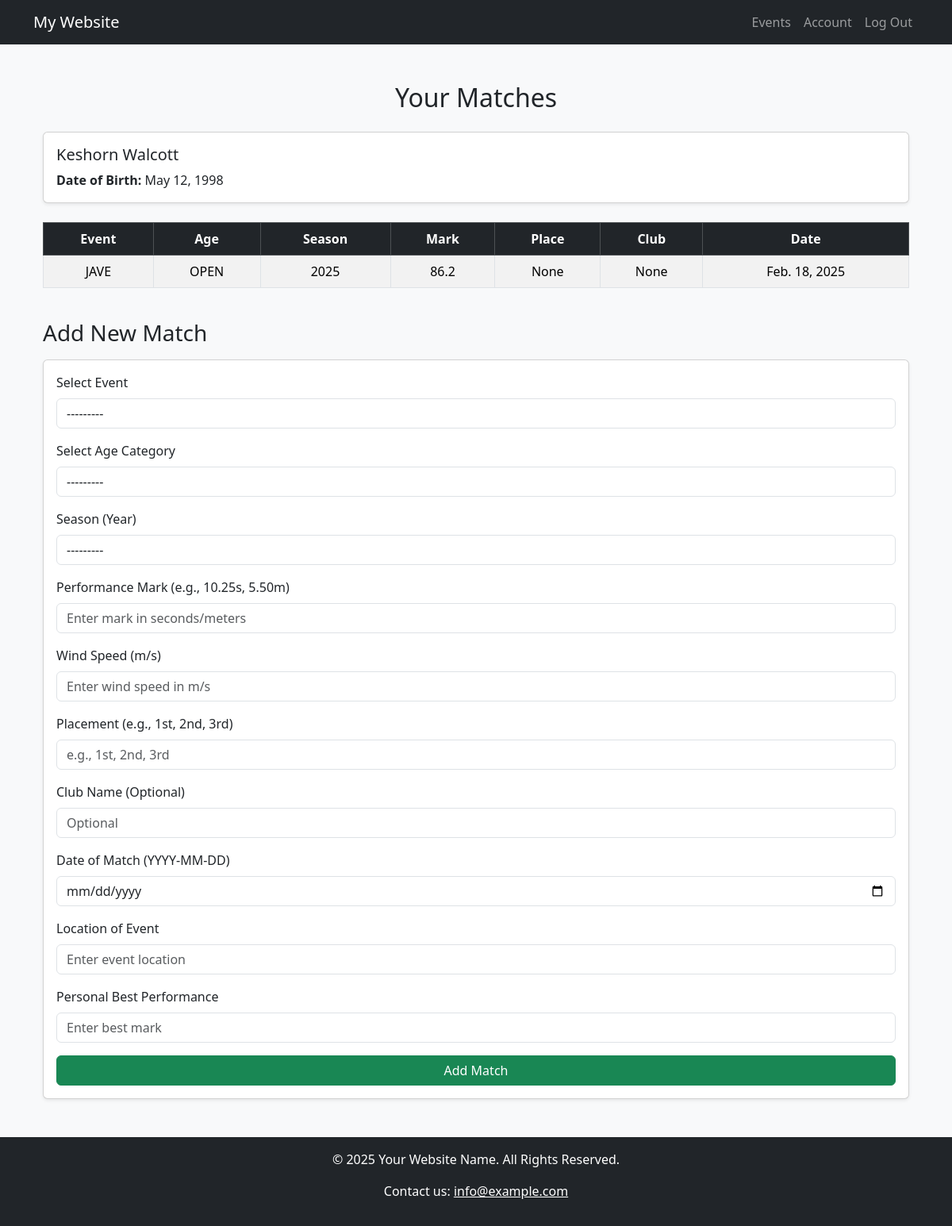
/athlete/matches/ (signed in), run on the app's committed database.
### webApp/models.py (models this page shows, shortened)
class AthleteProfile(models.Model):
    GENDER = [
        ("MALE", "Male"),
        ("FEMALE", "Female")
    ]
    user = models.OneToOneField(User, on_delete=models.CASCADE, primary_key=True)
    name = models.CharField(max_length=50, null=False, blank=False)
    gender = models.CharField(max_length=6, choices=GENDER)
    weight = models.DecimalField(max_digits=6, decimal_places=2)
    height = models.DecimalField(max_digits=4, decimal_places=2)
    dob = models.DateField()
    biography = models.CharField(max_length=1000, blank=True, null=True)
    smLinks = models.URLField(max_length=500, blank=True, null=True)

class Match(models.Model):
    AGES = [
        ("OPEN", "Open"),
        ("U-23", "Under-23"),
        ("U-20", "Under-20"),
        ("U-18", "Under-18"),
        ("U-17", "Under-17"),
        ("U-15", "Under-15"),
        ("U-13", "Under-13"),
        ("U-11", "Under-11"),
        ("U-09", "Under-9"),
    ]
    SEASON = [
        (2025, "2025"),
        (2024, "2024"),
        (2023, "2023"),
        (2022, "2022"),
        (2021, "2021"),
        (2020, "2020"),
        (2019, "2019"),
    ]
    EVENTS = [
        ("60M", "60 Meters"),
        ("80M", "80 Meters"),
        ("100M", "100 Meters"),
        ("200M", "200 Meters"),
        ("400M", "400 Meters"),
        ("800M", "800 Meters"),
        ("1000M", "1000 Meters"),
        ("1200M", "1200 Meters"),
        ("1500M", "1500 Meters"),
        ("3000M", "3000 Meters"),
        ("5000M", "5000 Meters"),
        ("10000M", "10000 Meters"),
        ("60H", "60 Hurdles"),
        ("100H", "100 Hurdles"),
        ("110H", "110 Hurdles"),
        ("400H", "400 Hurdles"),
        ("3000SC", "3000 SC"),
        ("4100R", "4×100 Relay"),
        ("4400R", "4×400 Relay"),
        ("HM", "Half Marathon"),
        ("M", "Marathon"),
        ("20KW", "20K Walk"),
        ("PENT", "Pentathlon"),
        ("HEPT", "Heptathlon"),
        ("OCTA", "Octathlon"),
        ("DECA", "Decathlon"),
        ("HJ", "High Jump"),
        ("LJ", "Long Jump"),
        ("TRJ", "Triple Jump"),
        ("PV", "Pole Vault"),
        ("DISCUS", "Discus"),
        ("JAVE", "Javelin"),
        ("HAM", "Hammer"),
        ("SHOT", "Shot Put"),
        ("80H", "80 Hurdles"),
        ("BT", "Ball Throw"),
    ]
    matchID = models.AutoField(primary_key=True)
    athlete = models.ForeignKey(AthleteProfile, on_delete=models.CASCADE, related_name="matches")
    event = models.CharField(max_length=20, choices=EVENTS, null=True)
    windSpeed = models.DecimalField(max_digits=3, decimal_places=1)
    place = models.CharField(max_length=200, null=True, blank=True)
    date = models.DateField(blank=False)
    location = models.CharField(max_length=200)
    mark = models.CharField(max_length=10)
    age = models.CharField(max_length=5, choices=AGES)
    club = models.CharField(max_length=200, default=None, blank=True, null=True)
    personalBest = models.DecimalField(max_digits=10, decimal_places=2, blank=True, null=True)
    season = models.IntegerField(choices=SEASON)
    gender = models.CharField(max_length=6, choices=AthleteProfile.GENDER)

### webApp/views.py (the view)
# urls.py: path('athlete/matches/', views.athlete_matches, name='athlete_matches'),
@login_required
def athlete_matches(request):
    user = request.user
    try:
        athlete = AthleteProfile.objects.get(user=user)
    except AthleteProfile.DoesNotExist:
        athlete = None
    matches = Match.objects.filter(athlete=athlete)
    if request.method == 'POST':
        form = MatchForm(request.POST)
        if form.is_valid():
            new_match = form.save(commit=False)
            new_match.athlete = athlete
            new_match.gender = athlete.gender
            new_match.save()
            return redirect('athlete_matches')
    else:
        form = MatchForm()
    return render(request, 'website/athlete_matches.html', {'matches': matches, 'form': form, 'athlete': athlete})

### webApp/templates/website/athlete_matches.html (shortened to what this page needs)
{% extends "website/layout.html" %}
{% block body %}
<div class="container my-5">
    <h2 class="text-center mb-4">Your Matches</h2>
    <div class="card mb-4 shadow-sm">
        <div class="card-body">
            <h5 class="card-title">{{ athlete.name }}</h5>
            <p class="card-text"><strong>Date of Birth:</strong> {{ athlete.dob }}</p>
        </div>
    </div>
    <div class="table-responsive">
        <table class="table table-striped table-bordered text-center">
            <thead class="table-dark">
                <tr>
                    <th>Event</th>
                    <th>Age</th>
                    <th>Season</th>
                    <th>Mark</th>
                    <th>Place</th>
                    <th>Club</th>
                    <th>Date</th>
                </tr>
            </thead>
            <tbody>
                {% for match in matches %}
                <tr>
                    <td>{{ match.event }}</td>
                    <td>{{ match.age }}</td>
                    <td>{{ match.season }}</td>
                    <td>{{ match.mark }}</td>
                    <td>{{ match.place }}</td>
                    <td>{{ match.club }}</td>
                    <td>{{ match.date }}</td>
                </tr>
                {% empty %}
                <tr>
                    <td colspan="7" class="text-muted">No matches recorded yet.</td>
                </tr>
                {% endfor %}
            </tbody>
        </table>
    </div>
    <section class="mt-4">
        <h3 class="mb-3">Add New Match</h3>
        <div class="card shadow-sm">
            <div class="card-body">
                <form method="POST">
                    {% for field in form %}
                        <div class="mb-3">
                            <label class="form-label d-block">{{ field.label }}</label>
                            {{ field }}
                        </div>
                    {% endfor %}
                    <button type="submit" class="btn btn-success w-100">Add Match</button>
                </form>
            </div>
        </div>
    </section>
</div>
{% endblock %}

### data on the page
AthleteProfile: name "Keshorn Walcott", dob "May 12, 1998"
Match: event "JAVE", age "OPEN", season "2025", mark "86.2", place "None", club "None", date "Feb. 18, 2025"

### other printed values
{{ field.label }} "Select Event" "Select Age Category" "Season (Year)" "Performance Mark (e.g., 10.25s, 5.50m)" "Wind Speed (m/s)" "Placement (e.g., 1st, 2nd, 3rd)" "Club Name (Optional)" "Date of Match (YYYY-MM-DD)" "Location of Event" "Personal Best Performance"
